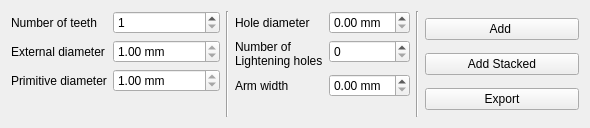
<?xml version="1.0" encoding="UTF-8"?>
<ui version="4.0">
 <class>WheelWidget</class>
 <widget class="QWidget" name="WheelWidget">
  <property name="geometry">
   <rect>
    <x>0</x>
    <y>0</y>
    <width>590</width>
    <height>128</height>
   </rect>
  </property>
  <property name="windowTitle">
   <string>Form</string>
  </property>
  <layout class="QHBoxLayout" name="horizontalLayout">
   <item>
    <layout class="QFormLayout" name="formLayout_5">
     <item row="0" column="0">
      <widget class="QLabel" name="numberOfTeethLabel">
       <property name="text">
        <string>Number of teeth</string>
       </property>
      </widget>
     </item>
     <item row="0" column="1">
      <widget class="QSpinBox" name="numberOfTeethSpinBox">
       <property name="minimum">
        <number>1</number>
       </property>
      </widget>
     </item>
     <item row="1" column="0">
      <widget class="QLabel" name="externalDiameterLabel">
       <property name="text">
        <string>External diameter</string>
       </property>
      </widget>
     </item>
     <item row="1" column="1">
      <widget class="QDoubleSpinBox" name="externalDiameterDoubleSpinBox">
       <property name="readOnly">
        <bool>true</bool>
       </property>
       <property name="suffix">
        <string> mm</string>
       </property>
       <property name="minimum">
        <double>1.000000000000000</double>
       </property>
       <property name="maximum">
        <double>10000.000000000000000</double>
       </property>
      </widget>
     </item>
     <item row="2" column="0">
      <widget class="QLabel" name="primitiveDiameterLabel">
       <property name="text">
        <string>Primitive diameter</string>
       </property>
      </widget>
     </item>
     <item row="2" column="1">
      <widget class="QDoubleSpinBox" name="primitiveDiameterDoubleSpinBox">
       <property name="readOnly">
        <bool>true</bool>
       </property>
       <property name="prefix">
        <string/>
       </property>
       <property name="suffix">
        <string> mm</string>
       </property>
       <property name="minimum">
        <double>1.000000000000000</double>
       </property>
       <property name="maximum">
        <double>100000.000000000000000</double>
       </property>
      </widget>
     </item>
    </layout>
   </item>
   <item>
    <widget class="Line" name="line">
     <property name="orientation">
      <enum>Qt::Vertical</enum>
     </property>
    </widget>
   </item>
   <item>
    <layout class="QFormLayout" name="formLayout">
     <item row="0" column="0">
      <widget class="QLabel" name="holeDiameterLabel">
       <property name="text">
        <string>Hole diameter</string>
       </property>
      </widget>
     </item>
     <item row="0" column="1">
      <widget class="QDoubleSpinBox" name="holeDiameterDoubleSpinBox">
       <property name="suffix">
        <string> mm</string>
       </property>
      </widget>
     </item>
     <item row="1" column="0">
      <widget class="QLabel" name="numberOfLighteningHolesLabel">
       <property name="text">
        <string>Number of
Lightening holes</string>
       </property>
      </widget>
     </item>
     <item row="1" column="1">
      <widget class="QSpinBox" name="numberOfLighteningHolesSpinBox"/>
     </item>
     <item row="2" column="0">
      <widget class="QLabel" name="armWidthLabel">
       <property name="text">
        <string>Arm width</string>
       </property>
      </widget>
     </item>
     <item row="2" column="1">
      <widget class="QDoubleSpinBox" name="armWidthDoubleSpinBox">
       <property name="suffix">
        <string> mm</string>
       </property>
      </widget>
     </item>
    </layout>
   </item>
   <item>
    <widget class="Line" name="line_2">
     <property name="orientation">
      <enum>Qt::Vertical</enum>
     </property>
    </widget>
   </item>
   <item>
    <layout class="QVBoxLayout" name="verticalLayout">
     <item>
      <widget class="QPushButton" name="addPushButton">
       <property name="text">
        <string>Add </string>
       </property>
      </widget>
     </item>
     <item>
      <widget class="QPushButton" name="addStackedPushButton">
       <property name="text">
        <string>Add Stacked</string>
       </property>
      </widget>
     </item>
     <item>
      <widget class="QPushButton" name="exportPushButton">
       <property name="text">
        <string>Export</string>
       </property>
      </widget>
     </item>
    </layout>
   </item>
  </layout>
 </widget>
 <resources/>
 <connections/>
</ui>
